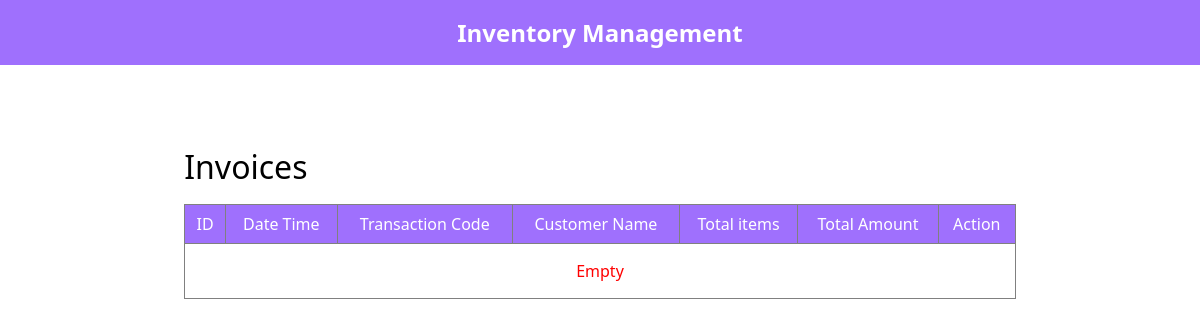
The page /invoices on the database as committed earlier.
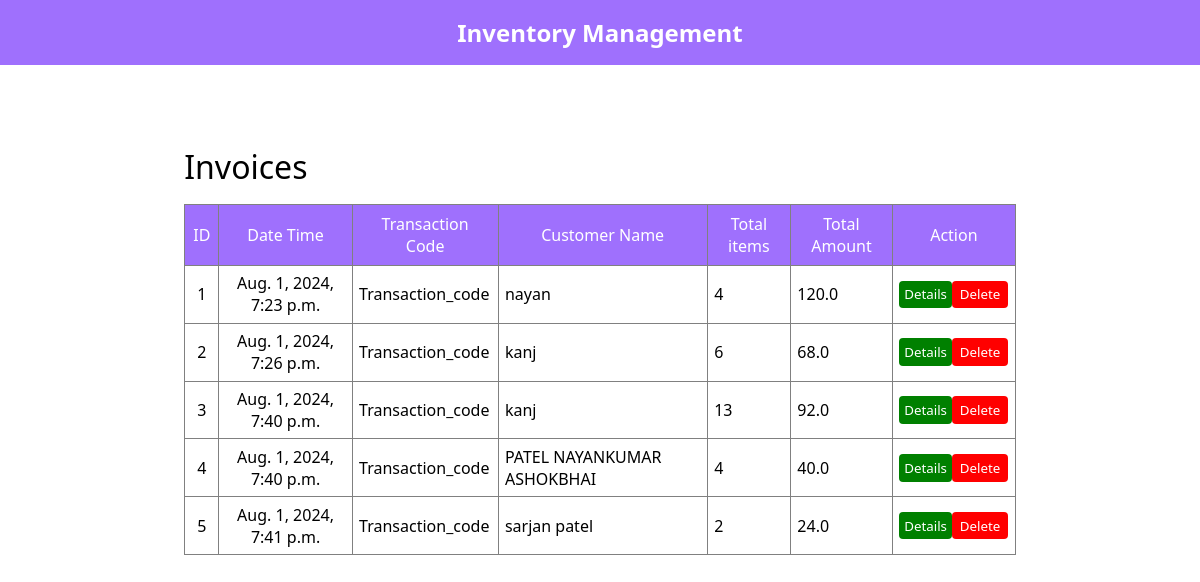
The same page on the database as committed later.
### items/models.py (models this page shows, shortened)
class Salse_customers(models.Model):
    Date_Time = models.DateTimeField(auto_now=True, auto_now_add=False)
    Transaction_code = models.CharField(max_length=20)
    Customers_name = models.CharField(max_length=50)
    Total_items = models.IntegerField()
    Total_ammount = models.FloatField()
    product_bil_data = models.TextField()

### items/views.py (the view)
# urls.py: path("invoices", views.invoices, name='invoices'),
def invoices(request):
    active_invoices = "active"
    s = Salse_customers.objects.all()
    context = {"active_invoices":active_invoices, "salse_details":s}
    return render(request, 'items/invoices.html', context)

### Templates/items/invoices.html (shortened to what this page needs)
{% extends "base.html" %}
{% load static %}
{% block head %}
<link rel="stylesheet" href="{% static 'css/style.css' %}">
{% endblock head %}
{% block body %}
<div class="cont">
    <div class="flexbox">
        <h1 class="heading">Invoices</h1>
    </div>
    <table class="table">
        <tr>
            <th>ID</th>
            <th>Date Time</th>
            <th>Transaction Code</th>
            <th>Customer Name</th>
            <th>Total items</th>
            <th>Total Amount</th>
            <th>Action</th>
        </tr>
        <tr>
            {% if salse_details %}
            {% for s in salse_details %}
            <tr>
                <td style='text-align: center;'>{{s.id}}</td>
                <td style='text-align: center;'>{{s.Date_Time}}</td>
                <td>{{s.Transaction_code}}</td>
                <td>{{s.Customers_name}}</td>
                <td>{{s.Total_items}}</td>
                <td>{{s.Total_ammount}}</td>
                <td>
                    <div style='display: flex; align-items: center; justify-content: center;'>
                    <button class="editbtn" onclick="window.location.href='/Invoices_details/{{s.id}}/'">Details</button>
                    <button class="deletebtn" onclick="deleteconform({{s.id}})">Delete</button>
                </div>
                </td>
            </tr>
            {% endfor %}
            {% else %}
            <td style='color:red; padding: 1rem; text-align: center;' colspan="7">Empty</td>
            {% endif %}
        </tr>
    </table>
</div>
{% endblock body %}

Rows that differ between the two databases and show on the page:
added Salse_customers: id "1", Date_Time "Aug. 1, 2024, 7:23 p.m.", Transaction_code "Transaction_code", Customers_name "nayan", Total_items "4", Total_ammount "120.0"
added Salse_customers: id "2", Date_Time "Aug. 1, 2024, 7:26 p.m.", Transaction_code "Transaction_code", Customers_name "kanj", Total_items "6", Total_ammount "68.0"
added Salse_customers: id "3", Date_Time "Aug. 1, 2024, 7:40 p.m.", Transaction_code "Transaction_code", Customers_name "kanj", Total_items "13", Total_ammount "92.0"
added Salse_customers: id "4", Date_Time "Aug. 1, 2024, 7:40 p.m.", Transaction_code "Transaction_code", Customers_name "PATEL NAYANKUMAR ASHOKBHAI", Total_items "4", Total_ammount "40.0"
added Salse_customers: id "5", Date_Time "Aug. 1, 2024, 7:41 p.m.", Transaction_code "Transaction_code", Customers_name "sarjan patel", Total_items "2", Total_ammount "24.0"
Other text that changed with them:
text no longer shown: "Empty"
